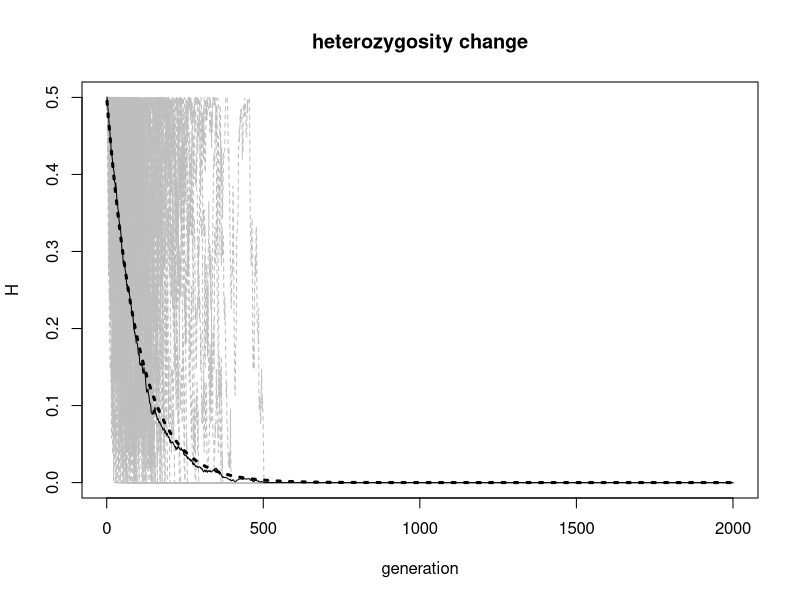
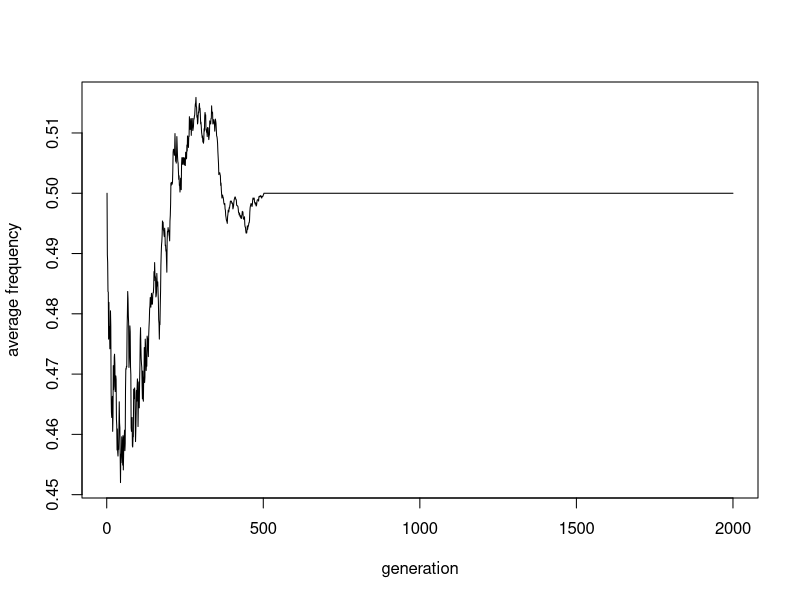
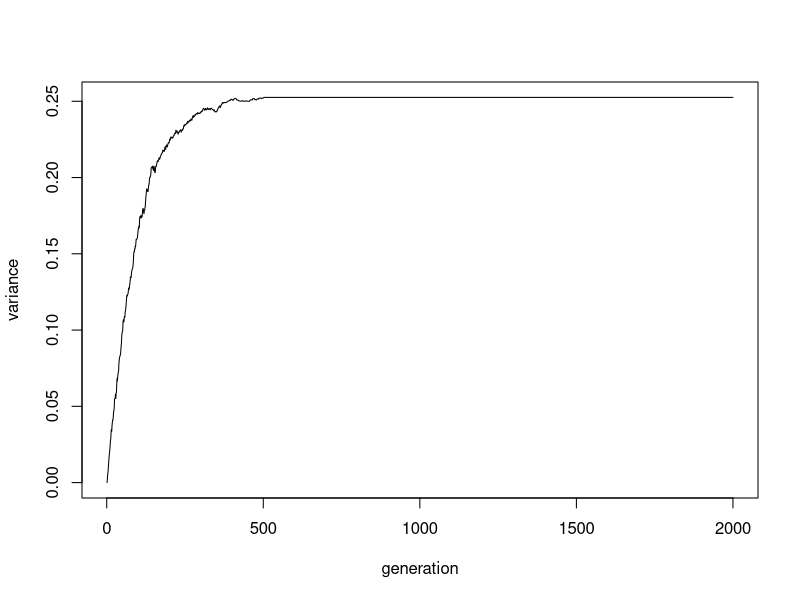

Write the R code that produced these figures, in order.
# ---------------------------------------------------------------------------- #
# Parameters:
# Pop size
N <- 100

# Number of generations
ngens <- 2000

# Number of populations
npops <- 100

# ---------------------------------------------------------------------------- #

# Create matrices to store results.
# Each row will be a generation and each column, a population.

# Allele frequencies:
P <- matrix(nrow = ngens, ncol = npops) 

# ---------------------------------------------------------------------------- #

# for each population (N = 10)
for(i in 1:npops) {
  
  pop <- rep(0:1, each = N/2)
  P[1, i] <- mean(pop == 0)
  
  for(j in 2:ngens) {
    pop <- sample(pop, replace = TRUE)
    P[j, i] <- mean(pop == 0)
  }
}

H <- 2 * P * (1-P)

# ---------------------------------------------------------------------------- #

# plotting the heterozygosities:
plot(NA, type = "n", xlim = c(1, ngens), ylim = c(0, 0.5),
     xlab = "generation", ylab = "H", main = "heterozygosity change")

# plot H for each population (columns)
apply(H, 2, lines, col = "grey", lty = 2)

# plot the mean across generations (rows)
lines(rowMeans(H))

# Let's also draw the line of the theoretical decrease in the heterozygosity
h_theor <- 0.5 * (1-(1/N))^(1:ngens)
lines(h_theor, lty = 3, lwd = 3)

# ---------------------------------------------------------------------------- #

# plotting the average allele frequency
#### Check: this is not the correct plot
plot(rowMeans(P), type = "l", xlab = "generation", ylab = "average frequency")

# ---------------------------------------------------------------------------- #

# plotting the variance in allele frequency
plot(apply(P, 1, var), type = "l", xlab = "generation", ylab = "variance")
